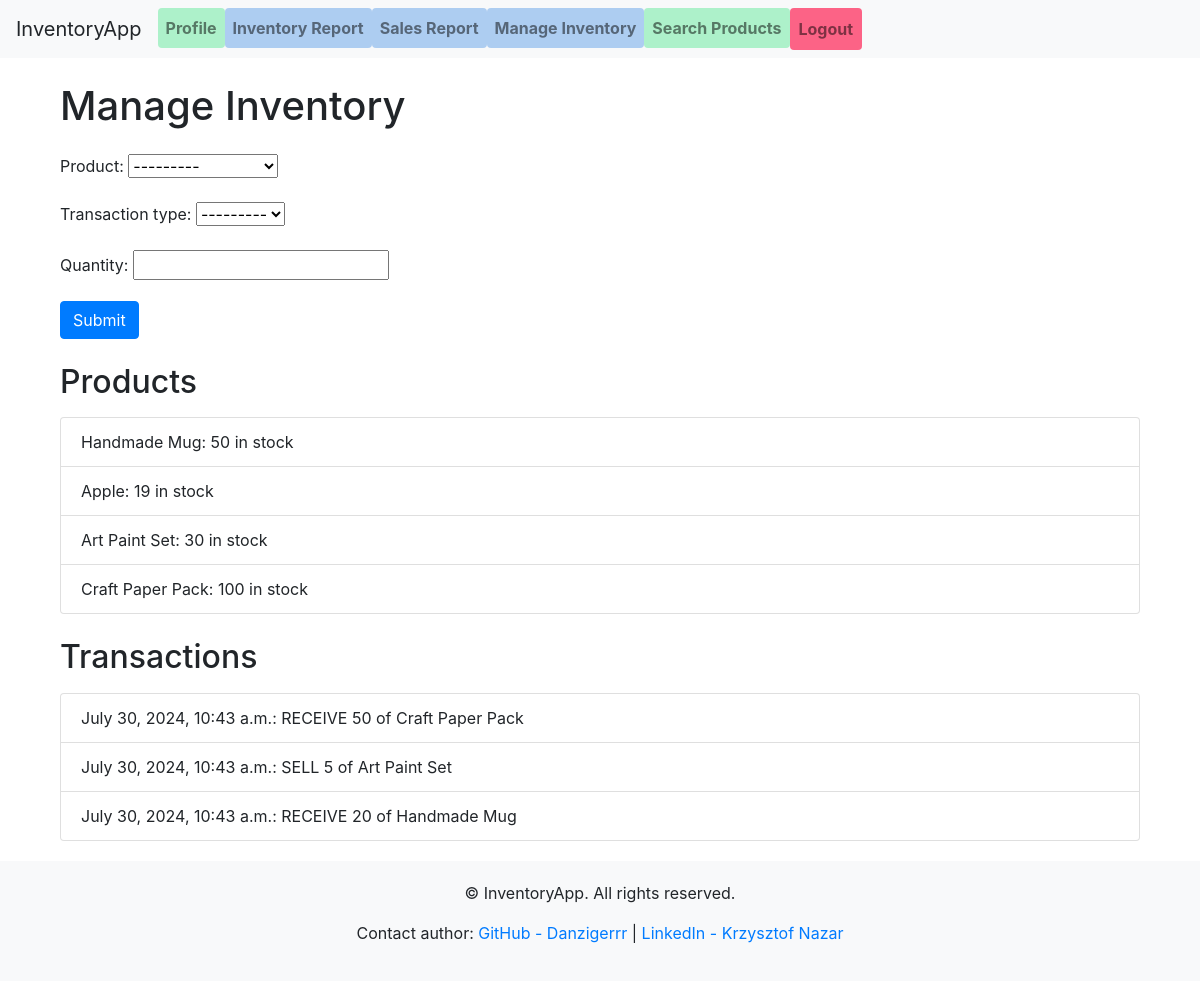
Before: /inventory/manage/ (signed in) with the older database file.
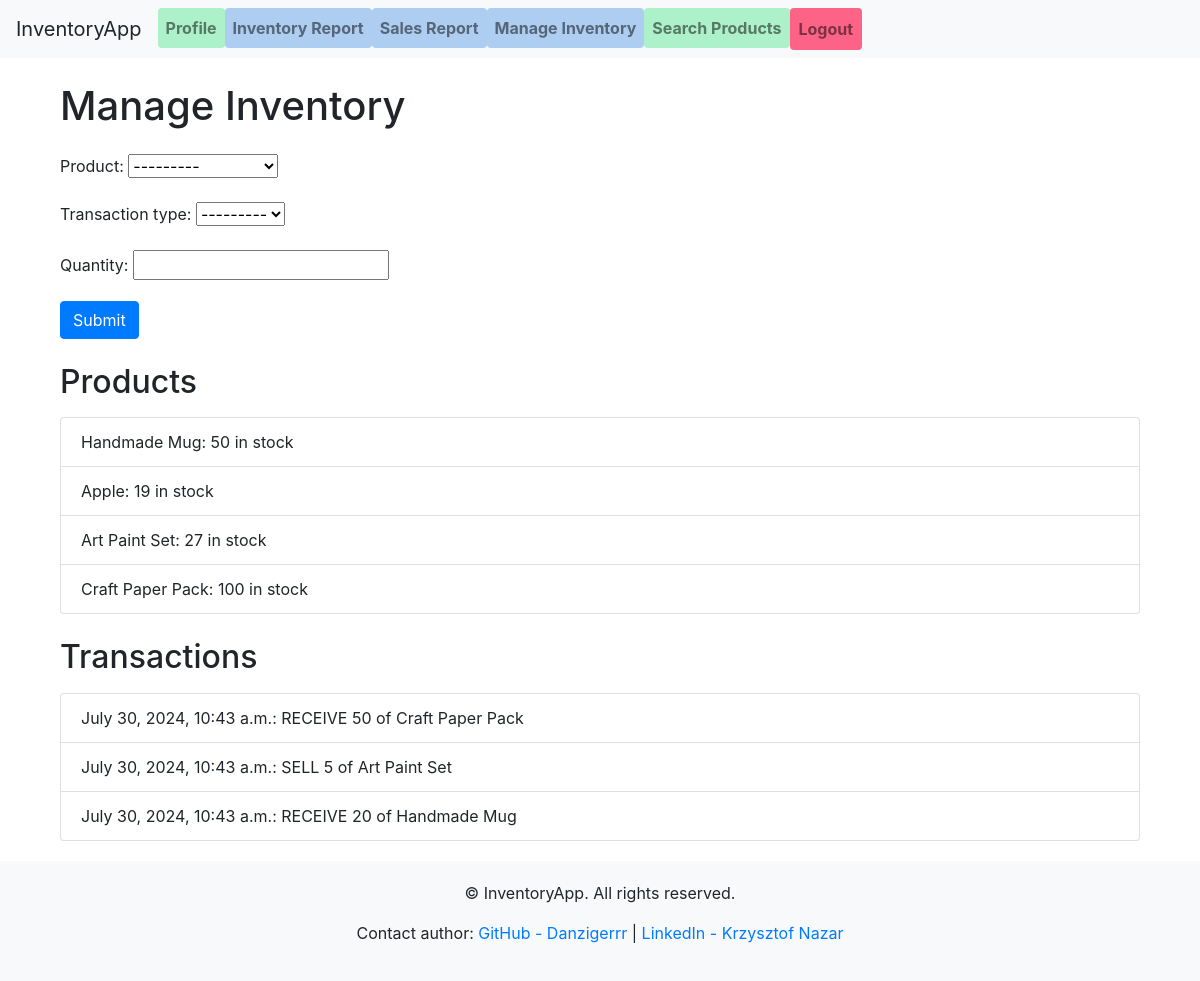
After: the same page with the newer database file.
### inventory/models.py (models this page shows)
class Product(models.Model):
    name = models.CharField(max_length=255)
    description = models.TextField(blank=True, null=True)
    price = models.DecimalField(max_digits=10, decimal_places=2)
    stock = models.PositiveIntegerField(default=0)
    def __str__(self):
        return self.name

### inventory/views.py (the view)
# urls.py: path('manage/', views.manage_inventory, name='manage_inventory'),
@login_required
@admin_required
def manage_inventory(request):
    if request.method == 'POST':
        form = InventoryTransactionForm(request.POST)
        if form.is_valid():
            transaction = form.save(commit=False)
            product = transaction.product
            if transaction.transaction_type == 'RECEIVE':
                product.stock += transaction.quantity
            elif transaction.transaction_type == 'SELL':
                if product.stock >= transaction.quantity:
                    product.stock -= transaction.quantity
                else:
                    messages.error(request, 'Not enough stock to complete this transaction.')
                    return redirect('manage_inventory')
            product.save()
            transaction.save()
            messages.success(request, 'Transaction completed successfully.')
            return redirect('manage_inventory')
    else:
        form = InventoryTransactionForm()
    products = Product.objects.all()
    transactions = InventoryTransaction.objects.all().order_by('-date')
    return render(request, 'inventory/manage_inventory.html', {
        'form': form,
        'products': products,
        'transactions': transactions,
    })

### inventory/forms.py
class InventoryTransactionForm(forms.ModelForm):
    class Meta:
        model = InventoryTransaction
        fields = ['product', 'transaction_type', 'quantity']

### templates/inventory/manage_inventory.html (shortened to what this page needs)
{% extends 'base.html' %}
{% block content %}
    <div class="container mt-4">
        <h1 class="mb-4">Manage Inventory</h1>
        <form method="post" class="needs-validation" novalidate>
            <div class="mb-3">
                {{ form.as_p }}
            </div>
            <button type="submit" class="btn btn-primary">Submit</button>
        </form>
        <div class="mt-4">
            <h2 class="mb-3">Products</h2>
            <ul class="list-group">
                {% for product in products %}
                    <li class="list-group-item">
                        {{ product.name }}: {{ product.stock }} in stock
                    </li>
                {% endfor %}
            </ul>
        </div>
        <div class="mt-4">
            <h2 class="mb-3">Transactions</h2>
            <ul class="list-group">
                {% for transaction in transactions %}
                    <li class="list-group-item">
                        {{ transaction.date }}: {{ transaction.transaction_type }} {{ transaction.quantity }} of {{ transaction.product.name }}
                    </li>
                {% endfor %}
            </ul>
        </div>
    </div>
{% endblock %}

Changed rows visible on the page:
changed Product "Art Paint Set": stock "30" → "27"
